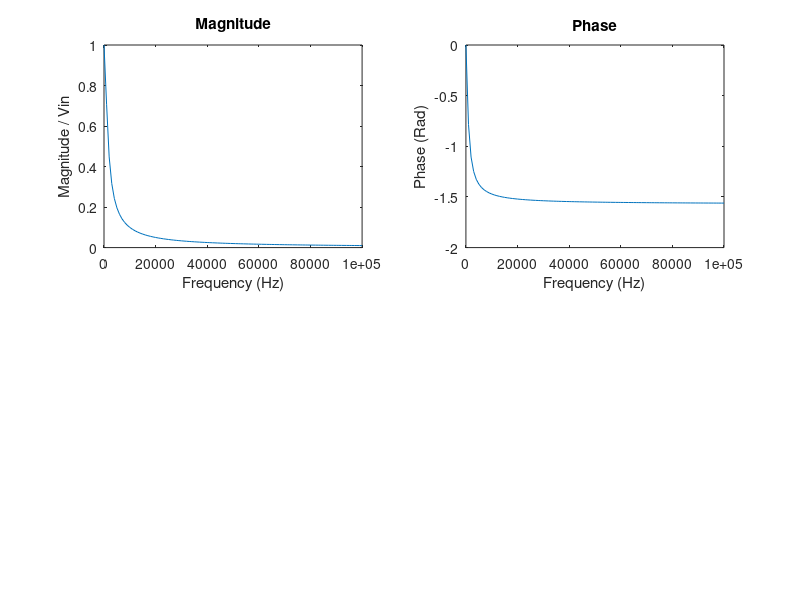

This figure's MATLAB source:
frequencies = 0:1000:100000;
r = 1.59e3;
c = 0.1e-6;

magnitude = 1 ./ sqrt(1 + power(frequencies * 2 * pi * r * c, 2));
phase = -atan(r * c * frequencies * 2 * pi);

figure(1)
subplot(2,2,1)
plot(frequencies, magnitude);
title("Magnitude");
xlabel("Frequency (Hz)");
ylabel("Magnitude / Vin")
subplot(2,2,2)
plot(frequencies, phase);
title("Phase");
xlabel("Frequency (Hz)");
ylabel("Phase (Rad)")